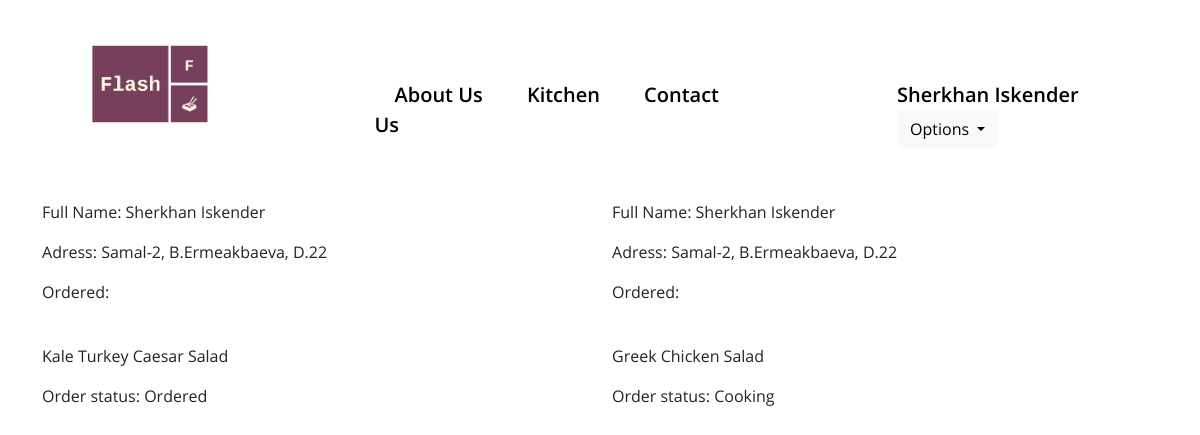
The page /php/my_orders.php (signed in) on the database its author committed.
### tables this page shows
CREATE TABLE `orders` (
  `order_id` int(11) NOT NULL,
  `dish_id` int(11) NOT NULL,
  `user_id` int(11) NOT NULL,
  `status` varchar(50) DEFAULT NULL
);

CREATE TABLE `users` (
  `user_id` int(11) NOT NULL,
  `first_name` varchar(70) NOT NULL,
  `last_name` varchar(70) NOT NULL,
  `telephone` varchar(30) NOT NULL,
  `adress` varchar(255) NOT NULL,
  `email` varchar(70) NOT NULL,
  `password` text NOT NULL
);

CREATE TABLE `dish` (
  `dish_id` int(11) NOT NULL,
  `name` varchar(255) NOT NULL,
  `description` text NOT NULL,
  `price` int(11) NOT NULL,
  `typeOfDish_id` int(11) NOT NULL,
  `picture` text NOT NULL
);

### php/my_orders.php (the view, shortened to what this page needs)
<?php
	include 'query_server.php';
?>
<!DOCTYPE html>
<html lang="en">
<head>
	<link href="https://cdn.jsdelivr.net/npm/bootstrap@5.0.0-beta3/dist/css/bootstrap.min.css" rel="stylesheet"
>
	<link rel="stylesheet" href="../style/style.css">
</head>
<body>
	<?php
		include 'header.php';
	?>
	<div class="section basket">
		<div class="container">
			<div class="row">
								<?php
								$user_id = $_SESSION['user_id'];
								$queryToGetOrders = "SELECT * FROM orders INNER JOIN dish ON orders.dish_id = dish.dish_id INNER JOIN users ON orders.user_id = users.user_id WHERE users.user_id = $user_id";
								$result = $connect->query($queryToGetOrders);
								while($row = $result->fetch_assoc()){
									$rows[] = $row;
								}
								for($i = 0; $i < count($rows); $i++){
									echo '<div class="col-lg-6">
									<p>Full Name: ' . $rows[$i]['first_name'] . ' ' . $rows[$i]['last_name'] . '</p>
									<p>Adress: ' . $rows[$i]['adress'] . '</p>
									<p>Ordered:</p>
									<img width="200px" src="' . $rows[$i]['picture'] . '" alt="">
									<p>' . $rows[$i]['name'] . '</p>
									<p style="width: 200px;">Order status: ' . $rows[$i]['status'] . '</p></div>';
								}
								?>
							</div>
		</div>
	</div>
</body>
</html>

### php/header.php
	<header class="header2">
		<div class="header_wrapper2">
			<div class="container">
				<div class="row justify-content-between">
					<div class="col-lg-2">
						<a class="main_link" href="../index.php">
							<img src="../img/logo_transparent.png" width="100%" alt="">
						</a>
					</div>
					<div class="col-lg-4">
						<nav class="header_menu">
							<a style="color: #000;" class="header_link" href="">About Us</a>
							<a style="color: #000;" class="header_link" href="">Kitchen</a>
							<a style="color: #000;" class="header_link" href="">Contact Us</a>
						</nav>
					</div>
					<div class="col-lg-3">
						<?php
							if (!isset($_SESSION['user_id'])) {
								echo '<nav class="header_menu">
									<a style="color: #000;" class="header_link" href="signin.php">Sign In</a>
									<a style="color: #000;" class="header_link" href="registration_form.php">Sign Up</a>
								</nav>';
							}
							else{
								echo '<nav class="header_menu"><a style="color: #000;" class="header_link2">' . $_SESSION['first_name'] . ' ' . $_SESSION['last_name'] . '</a><br>
								' . $admin . '</nav><div class="dropdown">
  <button class="btn btn-light dropdown-toggle" type="button" id="dropdownMenuButton1" data-bs-toggle="dropdown" aria-expanded="false">
    Options
  </button>
  <ul class="dropdown-menu" aria-labelledby="dropdownMenuButton1">
    <li><a class="dropdown-item" href="basket.php">My basket</a></li>
    <li><a class="dropdown-item" href="my_orders.php">My Orders</a></li>
    <li><a class="dropdown-item" href="quit.php">Log out</a></li>
    <li><a class="dropdown-item" href="admin_panel.php?order_status=Ordered">Admin Panel</a></li>
  </ul>
</div>';
							}
						?>
					</div>
				</div>
			</div>
		</div>
	</header>

### style/style.css (style rules this page uses)
.header2 { background-color: #fff; background-size: cover; width: 100%; height: 200px; color: #fff; }
.header_wrapper2 { width: 100%; height: 200px; background-color: #fff; }
* { font-family: Open Sans; }
.main_link { color: #fff; text-decoration: none; font-size: 20px; display: inline-block; margin-top: 40px; margin-left: 50px; }
.header_menu { margin-top: 80px; }
.header_link { color: #fff; padding: 10px 20px; text-decoration: none; font-size: 20px; font-family: Open Sans Semibold; }
.header_link2 { color: #fff; text-decoration: none; font-size: 20px; font-family: Open Sans Semibold; }

### rows shown on the page
orders: user.first_name "Sherkhan", user.last_name "Iskender", user.adress "Samal-2, B.Ermeakbaeva, D.22", dish.name "Kale Turkey Caesar Salad", status "Ordered"
orders: user.first_name "Sherkhan", user.last_name "Iskender", user.adress "Samal-2, B.Ermeakbaeva, D.22", dish.name "Greek Chicken Salad", status "Cooking"

### other values the page prints
$_SESSION['first_name'] "Sherkhan"
$_SESSION['last_name'] "Iskender"
